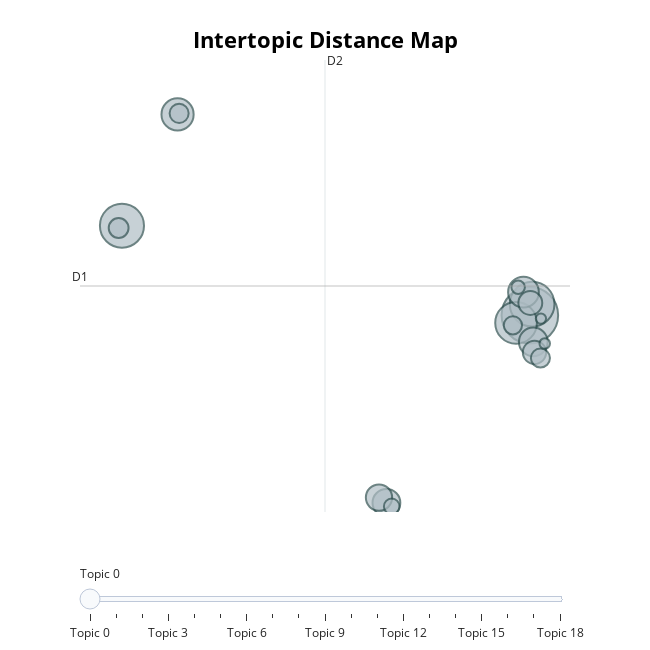

Write notebook code for a chart like this one.
### Code cell
fig_pre = topic_model_all_data.visualize_topics()
fig_pre.show()

### Figure 1 — Plotly figure (JSON) as saved in the notebook; plotly's stock layout.template omitted (floating-point values rounded to 4 significant figures)
{"data": [{"customdata": [[0, "sydney | australia | perth | wife | enjoyed", 634], [1, "pleasant | plenty | highly | smooth | staff friendly", 394], [2, "refund | told | booking | customer service | cancelled", 385], [3, "love | planes | world | staff always | smile", 344], [4, "sin | world | qf | crews | standards", 205], [5, "highly | airplane | good service | great food | service always", 187], [6, "breakfast | eat | worse | found | gone", 163], [7, "deck | 380 | airbus | upper | old", 153], [8, "bed | 777 | uncomfortable | a380 | screen", 137], [9, "water | chicken | dinner | rice | fish", 113], [10, "difference | worth | pe | cost | qantas", 108], [11, "refund | customer service | phone | email | booking", 78], [12, "priority | extra leg room | worth extra | premium economy seats | upgrade", 72], [13, "smooth | needs | fss | compared | team", 72], [14, "changi | transit changi | transit changi airport | jewel | changi airport great", 66], [15, "900 | airbus | brand new | 350 | new a350 900", 48], [16, "plenty | friendly staff | selection comfortable | comfortable bed | entertainment comfortable", 36], [17, "dubai | a380 | prefer emirates | year emirates | emirates far", 22], [18, "japanese | narita | osaka | numbered | new 787", 21]], "hovertemplate": "<b>Topic %{customdata[0]}</b><br>%{customdata[1]}<br>Size: %{customdata[2]}", "legendgroup": "", "marker": {"color": "#B0BEC5", "line": {"color": "DarkSlateGrey", "width": 2}, "size": [634, 394, 385, 344, 205, 187, 163, 153, 137, 113, 108, 78, 72, 72, 66, 48, 36, 22, 21], "sizemode": "area", "sizeref": 0.3962, "symbol": "circle"}, "mode": "markers", "name": "", "orientation": "v", "showlegend": false, "type": "scatter", "x": [6.441, 6.536, -10.66, 5.862, -8.33, 6.173, 6.584, 0.427, 0.1163, 6.46, 6.635, -10.8, 6.884, -8.264, 5.73, 0.6482, 5.949, 7.064, 6.905], "xaxis": "x", "y": [9.192, 9.851, 14.54, 8.732, 21.19, 10.57, 7.596, -2.016, -1.708, 9.923, 6.972, 14.4, 6.629, 21.25, 8.588, -2.233, 10.86, 7.498, 8.991], "yaxis": "y"}], "layout": {"annotations": [{"showarrow": false, "text": "D1", "x": -12.42, "y": 10.94, "yshift": 10}, {"showarrow": false, "text": "D2", "x": -2.148, "xshift": 10, "y": 24.44}], "height": 650, "hoverlabel": {"bgcolor": "white", "font": {"family": "Rockwell", "size": 16}}, "legend": {"itemsizing": "constant", "tracegroupgap": 0}, "margin": {"t": 60}, "shapes": [{"line": {"color": "#CFD8DC", "width": 2}, "type": "line", "x0": -2.148, "x1": -2.148, "y0": -2.567, "y1": 24.44}, {"line": {"color": "#9E9E9E", "width": 2}, "type": "line", "x0": -12.42, "x1": 8.123, "y0": 10.94, "y1": 10.94}], "sliders": [{"active": 0, "pad": {"t": 50}, "steps": [{"args": [{"marker.color": [["red", "#B0BEC5", "#B0BEC5", "#B0BEC5", "#B0BEC5", "#B0BEC5", "#B0BEC5", "#B0BEC5", "#B0BEC5", "#B0BEC5", "#B0BEC5", "#B0BEC5", "#B0BEC5", "#B0BEC5", "#B0BEC5", "#B0BEC5", "#B0BEC5", "#B0BEC5", "#B0BEC5"]]}], "label": "Topic 0", "method": "update"}, {"args": [{"marker.color": [["#B0BEC5", "red", "#B0BEC5", "#B0BEC5", "#B0BEC5", "#B0BEC5", "#B0BEC5", "#B0BEC5", "#B0BEC5", "#B0BEC5", "#B0BEC5", "#B0BEC5", "#B0BEC5", "#B0BEC5", "#B0BEC5", "#B0BEC5", "#B0BEC5", "#B0BEC5", "#B0BEC5"]]}], "label": "Topic 1", "method": "update"}, {"args": [{"marker.color": [["#B0BEC5", "#B0BEC5", "red", "#B0BEC5", "#B0BEC5", "#B0BEC5", "#B0BEC5", "#B0BEC5", "#B0BEC5", "#B0BEC5", "#B0BEC5", "#B0BEC5", "#B0BEC5", "#B0BEC5", "#B0BEC5", "#B0BEC5", "#B0BEC5", "#B0BEC5", "#B0BEC5"]]}], "label": "Topic 2", "method": "update"}, {"args": [{"marker.color": [["#B0BEC5", "#B0BEC5", "#B0BEC5", "red", "#B0BEC5", "#B0BEC5", "#B0BEC5", "#B0BEC5", "#B0BEC5", "#B0BEC5", "#B0BEC5", "#B0BEC5", "#B0BEC5", "#B0BEC5", "#B0BEC5", "#B0BEC5", "#B0BEC5", "#B0BEC5", "#B0BEC5"]]}], "label": "Topic 3", "method": "update"}, {"args": [{"marker.color": [["#B0BEC5", "#B0BEC5", "#B0BEC5", "#B0BEC5", "red", "#B0BEC5", "#B0BEC5", "#B0BEC5", "#B0BEC5", "#B0BEC5", "#B0BEC5", "#B0BEC5", "#B0BEC5", "#B0BEC5", "#B0BEC5", "#B0BEC5", "#B0BEC5", "#B0BEC5", "#B0BEC5"]]}], "label": "Topic 4", "method": "update"}, {"args": [{"marker.color": [["#B0BEC5", "#B0BEC5", "#B0BEC5", "#B0BEC5", "#B0BEC5", "red", "#B0BEC5", "#B0BEC5", "#B0BEC5", "#B0BEC5", "#B0BEC5", "#B0BEC5", "#B0BEC5", "#B0BEC5", "#B0BEC5", "#B0BEC5", "#B0BEC5", "#B0BEC5", "#B0BEC5"]]}], "label": "Topic 5", "method": "update"}, {"args": [{"marker.color": [["#B0BEC5", "#B0BEC5", "#B0BEC5", "#B0BEC5", "#B0BEC5", "#B0BEC5", "red", "#B0BEC5", "#B0BEC5", "#B0BEC5", "#B0BEC5", "#B0BEC5", "#B0BEC5", "#B0BEC5", "#B0BEC5", "#B0BEC5", "#B0BEC5", "#B0BEC5", "#B0BEC5"]]}], "label": "Topic 6", "method": "update"}, {"args": [{"marker.color": [["#B0BEC5", "#B0BEC5", "#B0BEC5", "#B0BEC5", "#B0BEC5", "#B0BEC5", "#B0BEC5", "red", "#B0BEC5", "#B0BEC5", "#B0BEC5", "#B0BEC5", "#B0BEC5", "#B0BEC5", "#B0BEC5", "#B0BEC5", "#B0BEC5", "#B0BEC5", "#B0BEC5"]]}], "label": "Topic 7", "method": "update"}, {"args": [{"marker.color": [["#B0BEC5", "#B0BEC5", "#B0BEC5", "#B0BEC5", "#B0BEC5", "#B0BEC5", "#B0BEC5", "#B0BEC5", "red", "#B0BEC5", "#B0BEC5", "#B0BEC5", "#B0BEC5", "#B0BEC5", "#B0BEC5", "#B0BEC5", "#B0BEC5", "#B0BEC5", "#B0BEC5"]]}], "label": "Topic 8", "method": "update"}, {"args": [{"marker.color": [["#B0BEC5", "#B0BEC5", "#B0BEC5", "#B0BEC5", "#B0BEC5", "#B0BEC5", "#B0BEC5", "#B0BEC5", "#B0BEC5", "red", "#B0BEC5", "#B0BEC5", "#B0BEC5", "#B0BEC5", "#B0BEC5", "#B0BEC5", "#B0BEC5", "#B0BEC5", "#B0BEC5"]]}], "label": "Topic 9", "method": "update"}, {"args": [{"marker.color": [["#B0BEC5", "#B0BEC5", "#B0BEC5", "#B0BEC5", "#B0BEC5", "#B0BEC5", "#B0BEC5", "#B0BEC5", "#B0BEC5", "#B0BEC5", "red", "#B0BEC5", "#B0BEC5", "#B0BEC5", "#B0BEC5", "#B0BEC5", "#B0BEC5", "#B0BEC5", "#B0BEC5"]]}], "label": "Topic 10", "method": "update"}, {"args": [{"marker.color": [["#B0BEC5", "#B0BEC5", "#B0BEC5", "#B0BEC5", "#B0BEC5", "#B0BEC5", "#B0BEC5", "#B0BEC5", "#B0BEC5", "#B0BEC5", "#B0BEC5", "red", "#B0BEC5", "#B0BEC5", "#B0BEC5", "#B0BEC5", "#B0BEC5", "#B0BEC5", "#B0BEC5"]]}], "label": "Topic 11", "method": "update"}, {"args": [{"marker.color": [["#B0BEC5", "#B0BEC5", "#B0BEC5", "#B0BEC5", "#B0BEC5", "#B0BEC5", "#B0BEC5", "#B0BEC5", "#B0BEC5", "#B0BEC5", "#B0BEC5", "#B0BEC5", "red", "#B0BEC5", "#B0BEC5", "#B0BEC5", "#B0BEC5", "#B0BEC5", "#B0BEC5"]]}], "label": "Topic 12", "method": "update"}, {"args": [{"marker.color": [["#B0BEC5", "#B0BEC5", "#B0BEC5", "#B0BEC5", "#B0BEC5", "#B0BEC5", "#B0BEC5", "#B0BEC5", "#B0BEC5", "#B0BEC5", "#B0BEC5", "#B0BEC5", "#B0BEC5", "red", "#B0BEC5", "#B0BEC5", "#B0BEC5", "#B0BEC5", "#B0BEC5"]]}], "label": "Topic 13", "method": "update"}, {"args": [{"marker.color": [["#B0BEC5", "#B0BEC5", "#B0BEC5", "#B0BEC5", "#B0BEC5", "#B0BEC5", "#B0BEC5", "#B0BEC5", "#B0BEC5", "#B0BEC5", "#B0BEC5", "#B0BEC5", "#B0BEC5", "#B0BEC5", "red", "#B0BEC5", "#B0BEC5", "#B0BEC5", "#B0BEC5"]]}], "label": "Topic 14", "method": "update"}, {"args": [{"marker.color": [["#B0BEC5", "#B0BEC5", "#B0BEC5", "#B0BEC5", "#B0BEC5", "#B0BEC5", "#B0BEC5", "#B0BEC5", "#B0BEC5", "#B0BEC5", "#B0BEC5", "#B0BEC5", "#B0BEC5", "#B0BEC5", "#B0BEC5", "red", "#B0BEC5", "#B0BEC5", "#B0BEC5"]]}], "label": "Topic 15", "method": "update"}, {"args": [{"marker.color": [["#B0BEC5", "#B0BEC5", "#B0BEC5", "#B0BEC5", "#B0BEC5", "#B0BEC5", "#B0BEC5", "#B0BEC5", "#B0BEC5", "#B0BEC5", "#B0BEC5", "#B0BEC5", "#B0BEC5", "#B0BEC5", "#B0BEC5", "#B0BEC5", "red", "#B0BEC5", "#B0BEC5"]]}], "label": "Topic 16", "method": "update"}, {"args": [{"marker.color": [["#B0BEC5", "#B0BEC5", "#B0BEC5", "#B0BEC5", "#B0BEC5", "#B0BEC5", "#B0BEC5", "#B0BEC5", "#B0BEC5", "#B0BEC5", "#B0BEC5", "#B0BEC5", "#B0BEC5", "#B0BEC5", "#B0BEC5", "#B0BEC5", "#B0BEC5", "red", "#B0BEC5"]]}], "label": "Topic 17", "method": "update"}, {"args": [{"marker.color": [["#B0BEC5", "#B0BEC5", "#B0BEC5", "#B0BEC5", "#B0BEC5", "#B0BEC5", "#B0BEC5", "#B0BEC5", "#B0BEC5", "#B0BEC5", "#B0BEC5", "#B0BEC5", "#B0BEC5", "#B0BEC5", "#B0BEC5", "#B0BEC5", "#B0BEC5", "#B0BEC5", "red"]]}], "label": "Topic 18", "method": "update"}]}], "title": {"font": {"color": "Black", "size": 22}, "text": "<b>Intertopic Distance Map</b>", "x": 0.5, "xanchor": "center", "y": 0.95, "yanchor": "top"}, "width": 650, "xaxis": {"anchor": "y", "domain": [0, 1], "range": [-12.42, 8.123], "title": {"text": ""}, "visible": false}, "yaxis": {"anchor": "x", "domain": [0, 1], "range": [-2.567, 24.44], "title": {"text": ""}, "visible": false}}}
